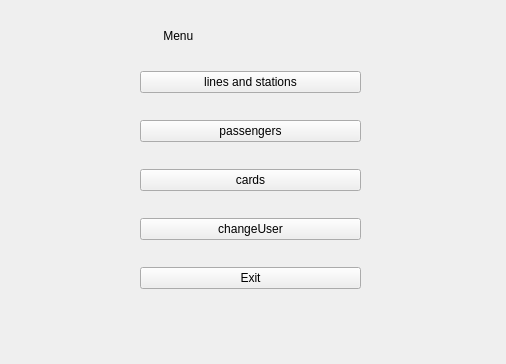
<?xml version="1.0" encoding="UTF-8"?>
<ui version="4.0">
 <class>MainMenu</class>
 <widget class="QWidget" name="MainMenu">
  <property name="geometry">
   <rect>
    <x>0</x>
    <y>0</y>
    <width>506</width>
    <height>364</height>
   </rect>
  </property>
  <property name="windowTitle">
   <string>Form</string>
  </property>
  <widget class="QWidget" name="gridLayoutWidget">
   <property name="geometry">
    <rect>
     <x>140</x>
     <y>50</y>
     <width>221</width>
     <height>261</height>
    </rect>
   </property>
   <layout class="QGridLayout" name="gridLayout">
    <item row="1" column="0">
     <widget class="QPushButton" name="passengers">
      <property name="text">
       <string>passengers</string>
      </property>
     </widget>
    </item>
    <item row="4" column="0">
     <widget class="QPushButton" name="changeUser">
      <property name="text">
       <string>changeUser</string>
      </property>
     </widget>
    </item>
    <item row="2" column="0">
     <widget class="QPushButton" name="cards">
      <property name="text">
       <string>cards</string>
      </property>
     </widget>
    </item>
    <item row="0" column="0">
     <widget class="QPushButton" name="linesAndstations">
      <property name="text">
       <string>lines and stations</string>
      </property>
     </widget>
    </item>
    <item row="5" column="0">
     <widget class="QPushButton" name="Exit">
      <property name="text">
       <string>Exit</string>
      </property>
     </widget>
    </item>
   </layout>
  </widget>
  <widget class="QLabel" name="label">
   <property name="geometry">
    <rect>
     <x>130</x>
     <y>0</y>
     <width>219</width>
     <height>71</height>
    </rect>
   </property>
   <property name="styleSheet">
    <string notr="true">font: 22pt &quot;Arial&quot;;</string>
   </property>
   <property name="text">
    <string>          Menu</string>
   </property>
  </widget>
 </widget>
 <resources/>
 <connections/>
</ui>
